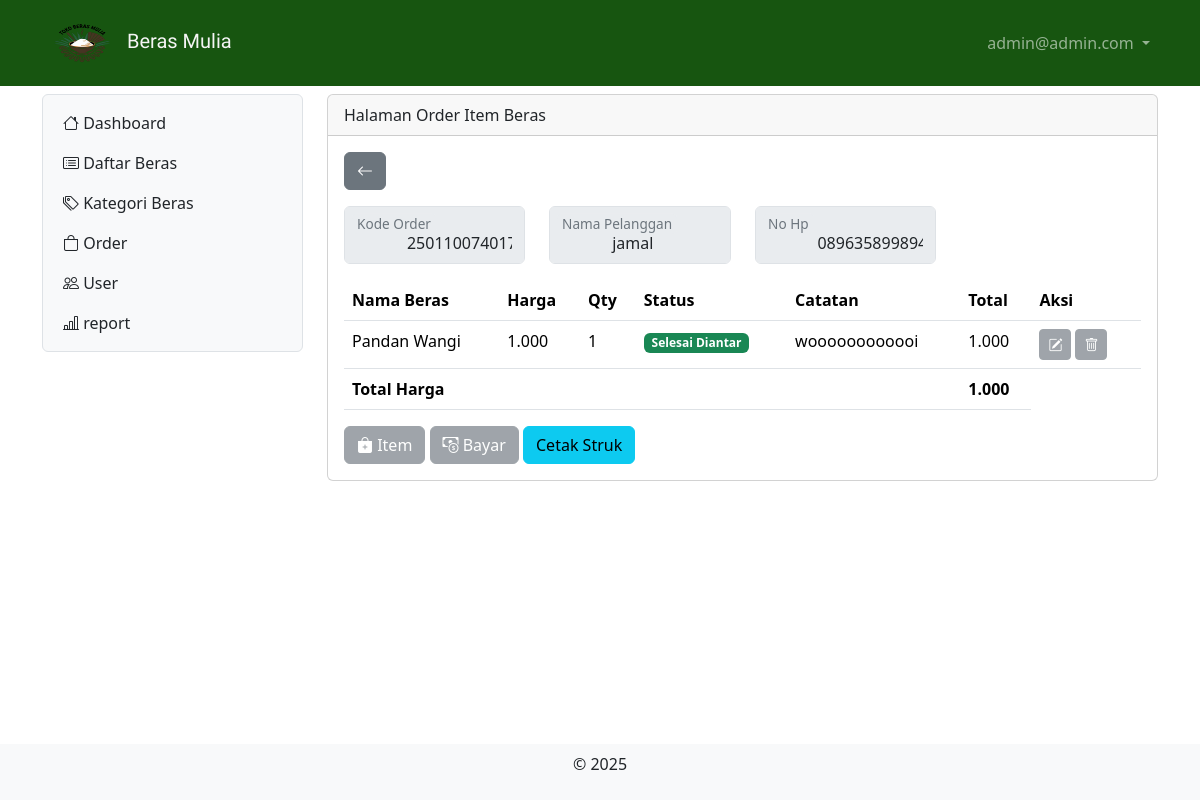
/?x=orderitem&order=2501100740172&meja=089635899894&pelanggan=jamal (signed in), run on the app's committed database.
### tables this page shows
CREATE TABLE IF NOT EXISTS `tb_user` (
  `id` int NOT NULL AUTO_INCREMENT,
  `nama` varchar(200) DEFAULT NULL,
  `username` varchar(200) DEFAULT NULL,
  `password` varchar(200) DEFAULT NULL,
  `level` int DEFAULT NULL,
  `nohp` varchar(15) DEFAULT NULL,
  `alamat` varchar(300) DEFAULT NULL,
  PRIMARY KEY (`id`)
);

CREATE TABLE IF NOT EXISTS `tb_list_order` (
  `id_list_order` int NOT NULL AUTO_INCREMENT,
  `menu` int DEFAULT NULL,
  `kode_order` bigint DEFAULT NULL,
  `jumlah` int DEFAULT NULL,
  `catatan` varchar(300) DEFAULT NULL,
  `status` int DEFAULT NULL,
  PRIMARY KEY (`id_list_order`),
  KEY `menu` (`menu`),
  KEY `order` (`kode_order`) USING BTREE,
  CONSTRAINT `FK_tb_list_order_tb_daftar_menu` FOREIGN KEY (`menu`) REFERENCES `tb_daftar_menu` (`id`) ON DELETE RESTRICT ON UPDATE CASCADE,
  CONSTRAINT `FK_tb_list_order_tb_order` FOREIGN KEY (`kode_order`) REFERENCES `tb_order` (`id_order`) ON DELETE RESTRICT ON UPDATE CASCADE
);

CREATE TABLE IF NOT EXISTS `tb_daftar_menu` (
  `id` int NOT NULL AUTO_INCREMENT,
  `foto` varchar(200) DEFAULT NULL,
  `nama_menu` varchar(200) DEFAULT NULL,
  `keterangan` varchar(200) DEFAULT NULL,
  `kategori` int DEFAULT NULL,
  `harga` varchar(50) DEFAULT NULL,
  `stok` varchar(50) DEFAULT NULL,
  PRIMARY KEY (`id`) USING BTREE,
  KEY `FK_tb_daftar_menu_tb_kategori_menu` (`kategori`) USING BTREE,
  CONSTRAINT `tb_daftar_menu_ibfk_1` FOREIGN KEY (`kategori`) REFERENCES `tb_kategori_menu` (`id_kat_menu`) ON DELETE RESTRICT ON UPDATE CASCADE
);

### order_item.php (the view, shortened to what this page needs)
<?php
include "proses/connect.php";
$query = mysqli_query($conn, "SELECT *, SUM(harga*jumlah) AS harganya, tb_order.waktu_order FROM tb_list_order
  LEFT JOIN tb_order ON tb_order.id_order = tb_list_order.kode_order
  LEFT JOIN tb_daftar_menu ON tb_daftar_menu.id = tb_list_order.menu
  LEFT JOIN tb_bayar ON tb_bayar.id_bayar = tb_order.id_order
  GROUP BY id_list_order
  HAVING tb_list_order.kode_order = $_GET[order]");
$kode = $_GET['order'];
$meja = $_GET['meja'];
$pelanggan = $_GET['pelanggan'];
$result = [];
while ($record = mysqli_fetch_array($query)) {
  $result[] = $record;
}
$select_menu = mysqli_query($conn, "SELECT id,nama_menu FROM tb_daftar_menu");
?>
<div class="col-lg-9 mt-2">
  <div class="card">
    <div class="card-header">
      Halaman Order Item Beras
    </div>
    <div class="card-body">
      <a href="order" class="btn btn-secondary mb-3"><i class="bi bi-arrow-left"></i></a>
      <div class="row">
        <div class="col-lg-3">
          <div class="form-floating mb-3">
            <input disabled type="text" class="form-control" id="kodeorder" value="
            <?php echo $kode; ?>">
            <label for="kodeorder">Kode Order</label>
          </div>
        </div>
        <div class="col-lg-3">
          <div class="form-floating mb-3">
            <input disabled type="text" class="form-control" id="pelanggan" value="
            <?php echo $pelanggan; ?>">
            <label for="pelanggan">Nama Pelanggan</label>
          </div>
        </div>
        <div class="col-lg-3">
          <div class="form-floating mb-3">
            <input disabled type="text" class="form-control" id="meja" value="
            <?php echo $meja; ?>">
            <label for="meja">No Hp</label>
          </div>
        </div>
      </div>
      <?php
      if (empty($result)) {
        echo "Data order item beras tidak ada";
      } else {
        foreach ($result as $row) {
          ?>
          <div class="modal fade" id="ModalEdit<?php echo $row['id_list_order'] ?>" tabindex="-1"
            aria-labelledby="exampleModalLabel" aria-hidden="true">
            <div class="modal-dialog modal-lg modal-fullscreen-md-down">
              <div class="modal-content">
                <div class="modal-header">
                  <h1 class="modal-title fs-5" id="exampleModalLabel">Edit Orderan Beras</h1>
                  <button type="button" class="btn-close" data-bs-dismiss="modal" aria-label="Close"></button>
                </div>
                <div class="modal-body">
                  <form class="needs-validation" novalidate action="proses/proses_edit_orderitem.php" method="post">
                    <input type="hidden" name="id" value="<?php echo $row['id_list_order'] ?>">
                    <input type="hidden" name="kode_order" value="<?php echo $kode ?>">
                    <input type="hidden" name="meja" value="<?php echo $meja ?>">
                    <input type="hidden" name="pelanggan" value="<?php echo $pelanggan ?>">
                    <div class="row">
                      <div class="col-lg-8">
                        <div class="form-floating mb-3">
                          <select class="form-select" name="menu" id="menu" required>
                            <option selected hidden value="">Pilih Nama Beras</option>
                            <?php foreach ($select_menu as $value) {
                              if ($row['menu'] == $value['id']) {
                                echo "<option selected value='{$value['id']}'>{$value['nama_menu']}</option>";
                              } else {
                                echo "<option value='{$value['id']}'>{$value['nama_menu']}</option>";
                              }
                            } ?>
                          </select>
                          <label for="menu">Beras</label>
                          <div class="invalid-feedback">
                            Silakan Pilih Nama Beras.
                          </div>
                        </div>
                      </div>
                      <div class="col-lg-4">
                        <div class="form-floating mb-3">
                          <input type="number" class="form-control" id="floatingInput" placeholder="Jumlah Porsi"
                            name="jumlah" required value="<?php echo $row['jumlah'] ?>">
                          <label for="floatingInput">Berapa Banyak</label>
                          <div class="invalid-feedback">
                            Silakan masukkan seberapa banyak yang ingin dibeli.
                          </div>
                        </div>
                      </div>
                    </div>
                    <div class="row">
                      <div class="col-lg-12">
                        <div class="form-floating mb-3">
                          <input type="text" class="form-control" id="floatingInput" placeholder="Catatan" name="catatan"
                            value="<?php echo $row['catatan'] ?>">
                          <label for="floatingpassword">Catatan</label>
                        </div>
                      </div>
                    </div>
                    <div class="modal-footer">
                      <button type="button" class="btn btn-secondary" data-bs-dismiss="modal">Close</button>
                      <button type="submit" class="btn btn-success" name="edit_orderitem_validate" value="12345">Save
                        changes</button>
                    </div>
                  </form>
                </div>
              </div>
            </div>
          </div>
          <div class="modal fade" id="ModalDelete<?php echo $row['id_list_order'] ?>" tabindex="-1"
            aria-labelledby="exampleModalLabel" aria-hidden="true">
            <div class="modal-dialog modal-md modal-fullscreen-md-down">
              <div class="modal-content">
                <div class="modal-header">
                  <h1 class="modal-title fs-5" id="exampleModalLabel">Delete Orderan</h1>
                  <button type="button" class="btn-close" data-bs-dismiss="modal" aria-label="Close"></button>
                </div>
                <div class="modal-body">
                  <form class="needs-validation" novalidate action="proses/proses_delete_orderitem.php" method="post">
                    <input type="hidden" value="<?php echo $row['id_list_order'] ?>" name="id">
                    <input type="hidden" name="kode_order" value="<?php echo $kode ?>">
                    <input type="hidden" name="meja" value="<?php echo $meja ?>">
                    <input type="hidden" name="pelanggan" value="<?php echo $pelanggan ?>">
                    <div class="col-lg-12">
                      Apkah anda yakin akan menghapus Orderan Beras <b><?php echo $row['nama_menu'] ?></b>
                    </div>
                    <div class="modal-footer">
                      <button type="button" class="btn btn-secondary" data-bs-dismiss="modal">Cancel</button>
                      <button type="submit" class="btn btn-danger" name="delete_orderitem_validate"
                        value="12345">Delete</button>
                    </div>
                  </form>
                </div>
              </div>
            </div>
          </div>
          <?php
        }
        ?>
                      <?php
                      $total = 0;
                      foreach ($result as $row) {
                        ?>
                        <tr>
                          <td><?php echo $row['nama_menu'] ?></td>
                          <td><?php echo number_format($row['harga'], 0, ',', '.') ?></td>
                          <td><?php echo $row['jumlah'] ?></td>
                          <td><?php echo $row['status'] ?></td>
                          <td><?php echo $row['catatan'] ?></td>
                          <td><?php echo number_format($row['harganya'], 0, ',', '.') ?></td>
                        </tr>
                        <?php
                        $total += $row['harganya'];
                      }
                      ?>
        <div class="table-responsive">
          <table class="table table-hover">
            <thead>
              <tr class="text-nowrap">
                <th scope="col">Nama Beras</th>
                <th scope="col">Harga</th>
                <th scope="col">Qty</th>
                <th scope="col">Status</th>
                <th scope="col">Catatan</th>
                <th scope="col">Total</th>
                <th scope="col">Aksi</th>
              </tr>
            </thead>
            <tbody>
              <?php
              $total = 0;
              foreach ($result as $row) {
                ?>
                <tr>
                  <td><?php echo $row['nama_menu'] ?></td>
                  <td><?php echo number_format($row['harga'], 0, ',', '.') ?></td>
                  <td><?php echo $row['jumlah'] ?></td>
                  <td><?php if($row['status']==1){
                                echo "<span class='badge text-bg-warning'>Sedang Diantar</span>";
                              }elseif($row['status']==2){
                                echo "<span class='badge text-bg-success'>Selesai Diantar</span>";
                              }?></td>
                  <td><?php echo $row['catatan'] ?></td>
                  <td><?php echo number_format($row['harganya'], 0, ',', '.') ?></td>
                  <td>
                    <div class="d-flex">
                      <button class="<?php echo (!empty($row['id_bayar'])) ? "btn btn-secondary btn-sm me-1 disabled" : "btn btn-warning btn-sm me-1" ; ?>" data-bs-toggle="modal"
                        data-bs-target="#ModalEdit<?php echo $row['id_list_order'] ?>"><i
                          class="bi bi-pencil-square"></i></button>
                      <button class="<?php echo (!empty($row['id_bayar'])) ? "btn btn-secondary btn-sm me-1 disabled" : "btn btn-danger btn-sm me-1" ; ?>" data-bs-toggle="modal"
                        data-bs-target="#ModalDelete<?php echo $row['id_list_order'] ?>"><i
                          class="bi bi-trash"></i></button>
                    </div>
                  </td>
                </tr>
                <?php
                $total += $row['harganya'];
              }
              ?>
              <tr>
                <td colspan="5" class="fw-bold">
                  Total Harga
                </td>
                <td class="fw-bold">
                  <?php echo number_format($total, 0, ',', '.') ?>
                </td>
              </tr>
            </tbody>
          </table>
        </div>
        <?php
      }
      ?>
      <div>
        <button class="<?php echo (!empty($row['id_bayar'])) ? "btn btn-secondary disabled" : "btn btn-success" ; ?>" data-bs-toggle="modal" data-bs-target="#tambahitem"><i
            class="bi bi-bag-plus-fill"></i> Item</button>
        <button class="<?php echo (!empty($row['id_bayar'])) ? "btn btn-secondary disabled" : "btn btn-primary" ; ?>" data-bs-toggle="modal" data-bs-target="#bayar"><i class="bi bi-cash-coin"></i>
          Bayar</button>
          <button onclick="printStruk()" class="btn btn-info">Cetak Struk</button>
      </div>
    </div>
  </div>
</div>

### header.php (shortened to what this page needs)
<?php
include "proses/connect.php";
$query = mysqli_query($conn, "SELECT * FROM tb_user WHERE username='$_SESSION[username_tbm]'");
?>
<nav class="navbar navbar-expand navbar-dark sticky-top" style="background-color: #175510;">
  <div class="container-lg">
    <a id= "judul" class="navbar-brand" href="."><img class="mb-0" src="..\TBM\foto\logo_tbm.png" alt="" width="80" height="60">
      Beras Mulia</a>
    <div class="collapse navbar-collapse justify-content-end" id="navbarNavDropdown">
      <ul class="navbar-nav">
        <li class="nav-item dropdown">
          <a class="nav-link dropdown-toggle" href="#" role="button" data-bs-toggle="dropdown" aria-expanded="false">
            <?php echo $hasil['username']; ?>
          </a>
        </li>
      </ul>
    </div>
  </div>
</nav>

### header.php (style rules this page uses)
#judul { color: whitesmoke; font-family: "Playwrite MX", cursive; }

### data on the page
tb_user: username "admin@admin.com"
tb_list_order: menu.nama_menu "Pandan Wangi", menu.harga "1.000", jumlah "1", status "Selesai Diantar", catatan "woooooooooooi", harganya "1.000"

### other printed values
$total "1.000"
